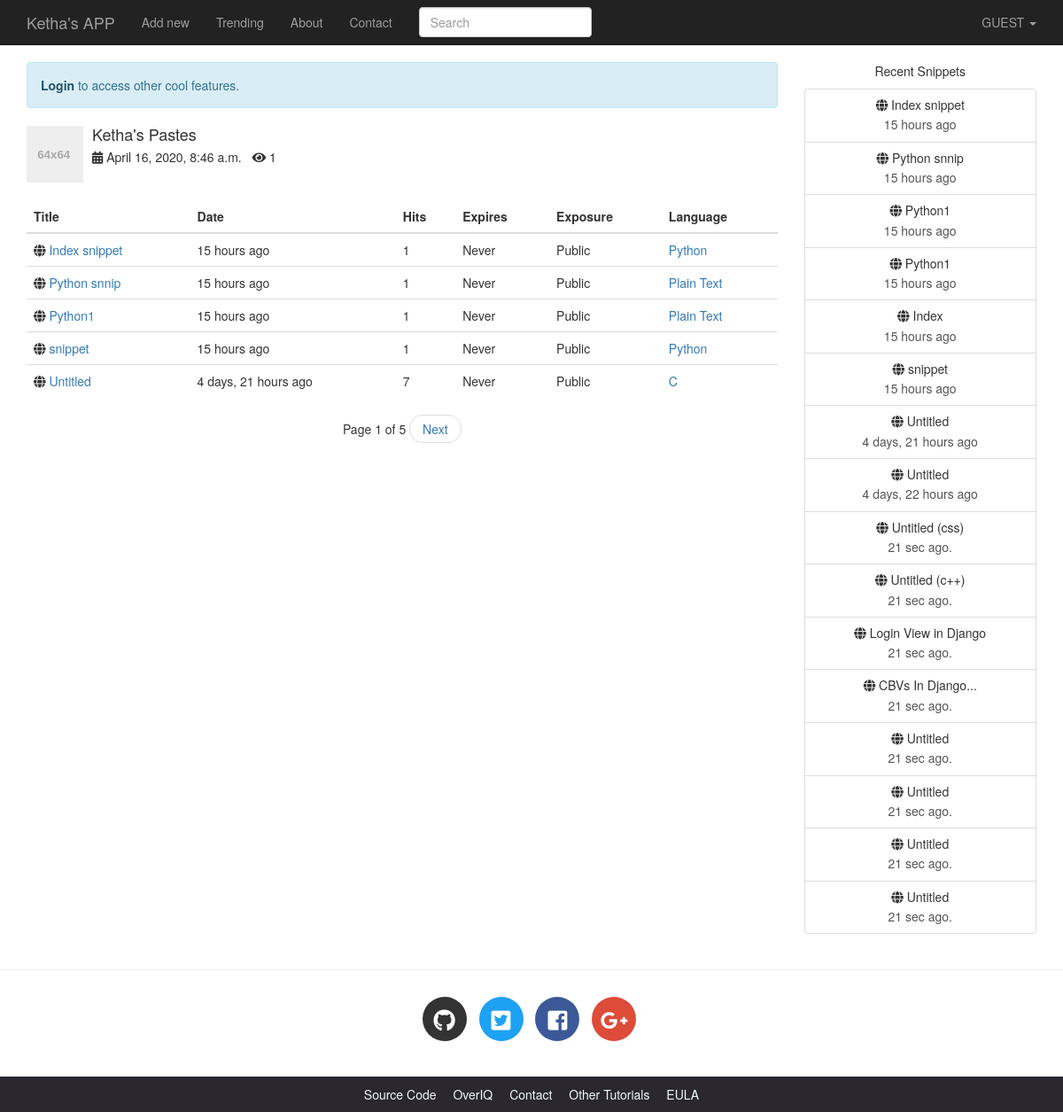
Page /user/ketha/ on the committed database.
### djangobin/models.py (models this page shows, shortened)
class Author(models.Model):
    user = models.OneToOneField(User, related_name='profile', on_delete=models.CASCADE)
    default_language = models.ForeignKey(Language, on_delete=models.CASCADE,
                                         default=get_default_language)
    default_exposure = models.CharField(max_length=10, choices=Pref.exposure_choices,
                                        default=Pref.SNIPPET_EXPOSURE_PUBLIC)
    default_expiration = models.CharField(max_length=10, choices=Pref.expiration_choices,
                                          default=Pref.SNIPPET_EXPIRE_NEVER)
    private = models.BooleanField(default=False)
    views = models.IntegerField(default=0)

class Snippet(models.Model):
    title = models.CharField(max_length=200, blank=True)
    original_code = models.TextField()
    highlighted_code = models.TextField(blank=True, help_text="Read only field. Will contain the"
                                                              " syntax-highlited version of the original code.")
    expiration = models.CharField(max_length=10, choices=Pref.expiration_choices)
    exposure = models.CharField(max_length=10, choices=Pref.exposure_choices)
    hits = models.IntegerField(default=0, help_text='Read only field. Will be updated after every visit to snippet.')
    slug = models.SlugField(help_text='Read only field. Will be filled automatically.')
    created_on = models.DateTimeField(auto_now_add=True)
    language = models.ForeignKey(Language, on_delete=models.CASCADE)
    user = models.ForeignKey(User, on_delete=models.CASCADE)
    tags = models.ManyToManyField('Tag', blank=True)
    class Meta:
        ordering = ['-created_on']
    def get_absolute_url(self):
        return reverse('snippet_detail', args=[self.slug])

class Language(models.Model):
    name = models.CharField(max_length=100)
    lang_code = models.CharField(max_length=100, unique=True, verbose_name='Language Code')
    slug = models.SlugField(max_length=100, unique=True)
    mime = models.CharField(max_length=100, help_text='MIME to use when sending snippet as file.')
    file_extension = models.CharField(max_length=10)
    created_on = models.DateTimeField(auto_now_add=True)
    updated_on = models.DateTimeField(auto_now=True)
    class Meta:
        ordering = ['name']
    def __str__(self):
        return self.name
    def get_absolute_url(self):
        return reverse('trending_snippets', args=[self.slug])

### djangobin/views.py (the view)
# urls.py: url(r'^user/(?P<username>[A-Za-z0-9]+)/$', views.profile, name='profile'),
def profile(request, username):
    user = get_object_or_404(User, username=username)
    if user.profile.private and request.user.username != user.username:
        raise Http404
    elif not user.profile.private and request.user.username != user.username:
        snippet_list = user.snippet_set.filter(exposure='public')
        user.profile.views += 1
        user.profile.save()
    else:
        snippet_list = user.snippet_set.all()
    snippets = paginate_result(request, snippet_list, 5)
    return render(request, 'djangobin/profile.html',
                  {'user': user, 'snippets': snippets})

### djangobin/context_processors.py (called while the page is built)
def recent_snippets(request):
    return dict(recent_snippets=Snippet.objects.filter(exposure='public').order_by("-id")[:8])

### djangobin/utils.py (called while the page is built)
def paginate_result(request, object_list, item_per_page):
    paginator = Paginator(object_list, item_per_page)
    page = request.GET.get('page')
    try:
        results = paginator.page(page)
    except PageNotAnInteger:
        results = paginator.page(1)
    except EmptyPage:
        results = paginator.page(paginator.num_pages)
    return results

### djangobin/templates/djangobin/profile.html (shortened to what this page needs)
{% extends 'djangobin/base.html' %}
{% load static %}
{% load humanize %}
{% block main %}
    <div class="media post-meta">
        <div class="media-left">
            <a href="#">
                <img alt="64x64" class="media-object" data-src="holder.js/64x64" data-holder-rendered="true" style="width: 64px; height: 64px;">
            </a>
        </div>
        <div class="media-body">
            <h4 class="media-heading">{{ user.username|capfirst }}'s Pastes</h4>
            <p>
                <i class="fas fa-calendar-alt" data-toggle="tooltip" title="" data-original-title="Account creation date" ></i> {{ user.date_joined }} &nbsp;
                <i class="fas fa-eye" data-toggle="tooltip" title="" data-original-title="Visits to this page"></i> {{ user.profile.views }} &nbsp;
            </p>
        </div>
    </div>
    <table class="table">
        <thead>
        <tr>
            <th>Title</th>
            <th>Date</th>
            <th>Hits</th>
            <th class="hidden-md">Expires</th>
            <th class="hidden-md">Exposure</th>
            <th class="hidden-md">Language</th>
        </tr>
        </thead>
        <tbody>
        {% for snippet in snippets %}
            <tr>
                <td><i class="fas fa-globe"></i>
                    <a href="{{ snippet.get_absolute_url }}">{{ snippet.title|default:"Untitled" }}</a>
                </td>
                <td title="{{ snippet.created_on }}">{{ snippet.created_on|naturaltime }}</td>
                <td>{{ snippet.hits }}</td>
                <td>{{ snippet.expiration|capfirst }}</td>
                <td>{{ snippet.exposure|capfirst }}</td>
                <td><a href="{{ snippet.language.get_absolute_url }}">{{ snippet.language }}</a></td>
            </tr>
        {% endfor %}
        </tbody>
    </table>
    {% if snippets.paginator.num_pages > 1 %}
        <nav aria-label="...">
            <ul class="pager">
                <li>Page {{ snippets.number }} of {{ snippets.paginator.num_pages }}</li>
                {% if snippets.has_next %}
                    <li><a href="?page={{ snippets.next_page_number }}">Next</a></li>
                {% endif %}
            </ul>
        </nav>
    {% endif %}
{% endblock %}

### djangobin/templates/djangobin/base.html (shortened to what this page needs)
<!DOCTYPE html>
<html lang="en">
<head>
    {% load static %}
    {% load humanize %}
    <link rel="stylesheet" href="{% static 'djangobin/css/bootstrap.min.css' %}" >
    <link rel="stylesheet" href="{% static 'djangobin/css/bootstrap-select.min.css' %}" >
    <link href="https://use.fontawesome.com/releases/v5.0.7/css/all.css" rel="stylesheet">
    <link rel="stylesheet" href="{% static 'djangobin/css/main.css' %}">
    <link rel="stylesheet" href="{% static 'djangobin/css/default.css' %}">
</head>
<body>
<nav class="navbar navbar-default navbar-inverse navbar-fixed-top">
    <div class="container">
        <div class="navbar-header">
            <a class="navbar-brand" href="{% url 'index' %}">Ketha's APP</a>
        </div>
        <div class="collapse navbar-collapse" id="bs-example-navbar-collapse-1">
            <ul class="nav navbar-nav">
                <li {% if request.path == '/' %}class='active'{% endif %} >
                    <a href="{% url 'index' %}">Add new</a>
                </li>
                <li {% if request.path == '/trending/' %}class='active'{% endif %}>
                    <a href="{% url 'trending_snippets' %}">Trending<span class="sr-only">(current)</span></a>
                </li>
                <li {% if request.path == '/about/' %}class='active'{% endif %}>
                    <a href="{% url 'about' %}">About</a>
                </li>
                <li {% if request.path == '/contact/' %}class='active'{% endif %}>
                    <a href="{% url 'contact' %}">Contact</a>
                </li>
            </ul>
            <form action="{% url 'search' %}" class="navbar-form navbar-left" method="get">
                <div class="form-group">
                    <input type="text" name="query" class="form-control"
                           placeholder="Search" value="{{ request.GET.query }}">
                </div>
            </form>
            <ul class="nav navbar-nav navbar-right">
                <li class="dropdown">
                    <a href="#" class="dropdown-toggle" data-toggle="dropdown" role="button"
                       aria-haspopup="true" aria-expanded="false">
                        {% if request.user.is_authenticated %}
                            {{ request.user.username|upper }}
                        {% else %}
                            GUEST
                        {% endif %}
                        <span class="caret"></span>
                    </a>
                </li>
            </ul>
        </div>
    </div>
</nav>
<div class="container">
    <div class="row">
        <div class="col-lg-9 col-md-9">
            {% if not request.user.is_authenticated and not request.path == '/login/'  %}
                <p class="alert alert-info">
                    <a href="{% url 'login' %}?next={{ request.path }}" class="alert-link">Login</a> to access other cool features.
                </p>
            {% endif %}
            {% block main %}{% endblock %}
        </div>
        <div class="col-lg-3 col-md-3 text-center hidden-sm hidden-xs">
            <p>Recent Snippets</p>
            <div class="list-group">
                {% for recent_snippet in recent_snippets %}
                    <a href="{{ recent_snippet.get_absolute_url }}" class="list-group-item">
                        <h5 class="list-group-item-heading"><span class="fa fa-globe
                            "></span> {{ recent_snippet.title }}</h5>
                        <p class="list-group-item-text">{{ recent_snippet.created_on|naturaltime }}</p>
                    </a>
                {% endfor %}
                <a href="#" class="list-group-item">
                    <h5 class="list-group-item-heading"><span class="fas fa-globe"
                        "></span> Untitled (css)</h5>
                    <p class="list-group-item-text">21 sec ago.</p>
                </a>
                <a href="#" class="list-group-item">
                    <h5 class="list-group-item-heading"><span class="fas fa-globe"
                        "></span> Untitled (c++)</h5>
                    <p class="list-group-item-text">21 sec ago.</p>
                </a>
                <a href="#" class="list-group-item">
                    <h5 class="list-group-item-heading"><span class="fas fa-globe"
                        "></span> Login View in Django</h5>
                    <p class="list-group-item-text">21 sec ago.</p>
                </a>
                <a href="#" class="list-group-item">
                    <h5 class="list-group-item-heading"><span class="fas fa-globe"
                        "></span> CBVs In Django...</h5>
                    <p class="list-group-item-text">21 sec ago.</p>
                </a>
                <a href="#" class="list-group-item">
                    <h5 class="list-group-item-heading"><span class="fas fa-globe"
                        "></span> Untitled</h5>
                    <p class="list-group-item-text">21 sec ago.</p>
                </a>
                <a href="#" class="list-group-item">
                    <h5 class="list-group-item-heading"><span class="fas fa-globe"
                        "></span> Untitled</h5>
                    <p class="list-group-item-text">21 sec ago.</p>
                </a>
                <a href="#" class="list-group-item">
                    <h5 class="list-group-item-heading"><span class="fas fa-globe"
                        "></span> Untitled</h5>
                    <p class="list-group-item-text">21 sec ago.</p>
                </a>
                <a href="#" class="list-group-item">
                    <h5 class="list-group-item-heading"><span class="fas fa-globe"
                        "></span> Untitled</h5>
                    <p class="list-group-item-text">21 sec ago.</p>
                </a>
            </div>
        </div>
    </div>
</div>
<hr>
<footer>
    <div class="social-icons">
        <div class="container text-center">
            <ul class="list-inline">
                <li class="list-inline-item social-github">
                    <a href="https://github.com/">
                        <i class="fab fa-github"></i>
                    </a>
                </li>
                <li class="list-inline-item social-twitter">
                    <a href="https://twitter.com/">
                        <i class="fab fa-twitter-square"></i>
                    </a>
                </li>
                <li class="list-inline-item social-facebook">
                    <a href="https://www.facebook.com/">
                        <i class="fab fa-facebook-square"></i>
                    </a>
                </li>
                <li class="list-inline-item social-google-plus">
                    <a href="https://plus.google.com/">
                        <i class="fab fa-google-plus-g"></i>
                    </a>
                </li>
            </ul>
        </div>
    </div>
    <div class="main-footer">
        <div class="container text-center">
            <ul>
                <li><a href="#">Source Code</a></li>
                <li><a href="#">OverIQ</a></li>
                <li><a href="#">Contact</a></li>
                <li><a href="#">Other Tutorials</a></li>
                <li><a href="{% url 'eula' %}">EULA</a></li>
            </ul>
        </div>
    </div>
</footer>
</body>
</html>

### djangobin/static/djangobin/css/main.css (style rules this page uses)
body { padding-top: 70px; }
.social-icons { margin: 30px 0; }
footer .social-icons ul.list-inline li a { display: block; width: 50px; height: 50px; color: #fff; border-radius: 100%; font-size: 25px; line-height: 50px; }
footer .social-icons ul.list-inline li.social-github a { background-color: #333; transition: all .2s ease-in-out; }
footer .social-icons ul.list-inline li.social-twitter a { background-color: #1da1f2; transition: all .2s ease-in-out; }
footer .social-icons ul.list-inline li.social-facebook a { background-color: #3b5998; transition: all .2s ease-in-out; }
footer .social-icons ul.list-inline li.social-google-plus a { background-color: #dd4b39; transition: all .2s ease-in-out; }
.main-footer { background-color: #2a2730; }
.main-footer ul { margin-top: 10px; padding-left: 0; }
.main-footer li { display: inline; }
.main-footer li a { color: aliceblue; }
.main-footer li+ li { margin-left: 15px; }
.post-meta { margin-bottom: 20px; }

### rows in the picture
Snippet: title "Index snippet", created_on "15 hours ago", hits "1", expiration "Never", exposure "Public", language "Python"
Snippet: title "Python snnip", created_on "15 hours ago", hits "1", expiration "Never", exposure "Public", language "Plain Text"
Snippet: title "Python1", created_on "15 hours ago", hits "1", expiration "Never", exposure "Public", language "Plain Text"
Snippet: title "snippet", created_on "15 hours ago", hits "1", expiration "Never", exposure "Public", language "Python"
Snippet: title "Untitled", created_on "4 days, 21 hours ago", hits "7", expiration "Never", exposure "Public", language "C"
Snippet: title "Python1", created_on "15 hours ago"
Snippet: title "Index", created_on "15 hours ago"
Snippet: title "Untitled", created_on "4 days, 22 hours ago"

### other values in the picture
{{ user.username|capfirst }} "Ketha"
{{ user.date_joined }} "April 16, 2020, 8:46 a.m."
{{ user.profile.views }} "1"
{{ snippets.number }} "1"
{{ snippets.paginator.num_pages }} "5"
